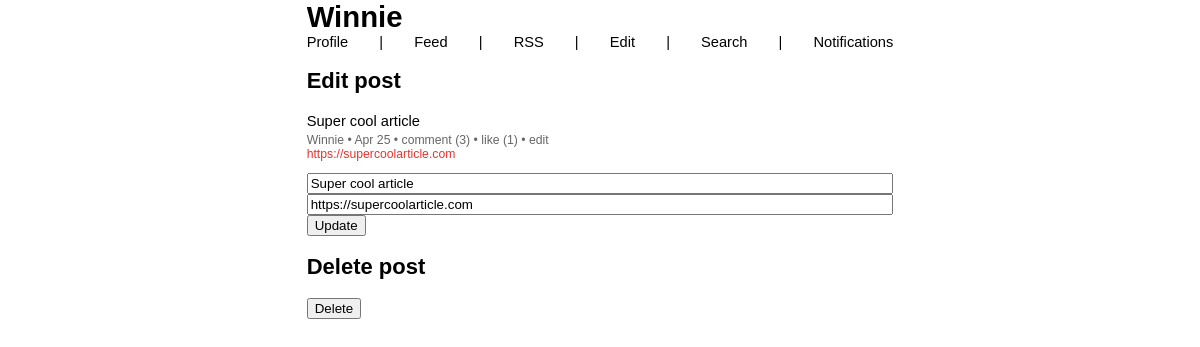
The app's page /Linkfeed/post/edit/3/ (signed in) with its own data.
### Linkfeed/models.py (models this page shows, shortened)
class Profile(models.Model):
    user = models.OneToOneField(User, on_delete=models.CASCADE)
    display_name = models.CharField(max_length=255, blank=True, null=True)
    follower = models.ManyToManyField(User, blank=True, related_name="follower_user")
    following = models.ManyToManyField(User, blank=True, related_name="following_user")
    domain = models.URLField(blank=True, null=True)

class Post(models.Model):
    user = models.ForeignKey(User, on_delete=models.CASCADE, related_name="posts")
    title = models.CharField(blank=True, max_length=255)
    body = models.URLField(blank=True, null=True)
    likes = models.ManyToManyField(User, related_name="blog_posts")
    timestamp = models.DateTimeField(auto_now_add=False, null=True)
    is_rss_feed_post = models.BooleanField(default=False)
    def total_comments(self):
        return self.comments.count()
    def total_likes(self):
        return self.likes.count()

class User(AbstractUser):
    pass

### Linkfeed/views.py (the view)
# urls.py: path("post/edit/<int:post_id>/", views.edit_post, name="edit_post"),
@login_required
def edit_post(request, post_id):
    if request.method == "POST":
        post = get_object_or_404(Post, id=post_id)
        if request.user.is_authenticated and post.user == request.user:
            post_title = request.POST.get("title")
            if post_title:
                post.title = post_title
            post_body = request.POST.get("body")
            if post_body:
                post.body = post_body
            post.save()
            return redirect("post", post_id=post_id)
        else:
            return HttpResponseForbidden("You are not authorized to edit this post.")
    elif request.method == "GET":
        profile = Profile.objects.get(user=request.user)
        post = get_object_or_404(Post, id=post_id)
        if request.user == post.user:
            return render(request, "Linkfeed/edit_post.html", {"post": post, "profile": profile})
        else:
            return HttpResponseForbidden("You are not authorized to edit this post.")

### Linkfeed/templatetags/custom_filters.py (called while the page is built)
@register.filter
def smart_date(value):
    now = timezone.now()
    diff = now - value
    if diff.days < 1:
        return naturaltime(value)
    elif value.year == now.year:
        return value.strftime("%b %d")
    else:
        return value.strftime("%b %d, %Y")

### Linkfeed/templates/Linkfeed/edit_post.html (shortened to what this page needs)
{% extends "Linkfeed/layouts.html" %}
{% block name %}
    {{ profile.display_name }}
{% endblock %}
{% block body %}
    <h2>
        Edit post
    </h2>
    {% if post %}
        {% include 'Linkfeed/posts.html' %}
    {% endif %}
    <form method="post" action="{% url 'edit_post' post.id %}">
        <input type="text" name="title" placeholder="Title" value="{{ post.title }}">
        <input type="url" name="body" placeholder="URL" value="{{ post.body }}">
        <button type="submit">Update</button>
    </form>
    <h2>
        Delete post
    </h2>
    <form method="post" action="{% url 'delete_post' post.id %}">
        <button type="submit">Delete</button>
    </form>
{% endblock %}

### Linkfeed/templates/Linkfeed/posts.html
{% load custom_filters %}
<p class="my-0">
    <a href="{{ post.body }}" target="_blank">{{ post.title }}</a>
</p>
<p class="small grey my-0 pt-1">
    <a href="{% url 'profile' post.user.username %}" target="_blank">
        {{ post.user.profile.display_name }}
    </a> •
    {{ post.timestamp|smart_date|capfirst }} •
    <a href="{% url 'post' post.id %}">
        comment {% if post.total_comments %}({{post.total_comments}}){% endif %}
    </a> •
    {% if request.user.is_authenticated %}
    <a href="#" id="like-{{ post.id }}" onclick="likePost('{{ post.id }}')">
        {% if post.liked %}liked{% else %}like{% endif %}
        {% if post.total_likes %}({{post.total_likes}}){% endif %}
    </a>
    {% else %}
    <a href="{% url 'login' %}?next={{ request.path }}">
        {% if post.liked %}liked{% else %}like{% endif %}
        {% if post.total_likes %}({{post.total_likes}}){% endif %}
    </a>
    {% endif %}
    {% if request.user == post.user %}
    • <a href="{% url 'edit_post' post.id %}">edit</a>
    {% endif %}
</p>
<p class="small red mt-0">
    <a href="{{ post.body }}" target="_blank">{{ post.body }}</a>
</p>

### Linkfeed/static/Linkfeed/style.css (style rules this page uses)
body { font-family: Verdana, Geneva, Tahoma, sans-serif; max-width:40em; font-size: 11pt; margin: 0 auto; padding-right: .5em; padding-left: .5em; overflow-x: hidden; overflow-y: scroll; }
a { text-decoration: none; color: inherit; overflow-wrap:anywhere; }
.small { font-size: smaller; }
.grey { color: #666; }
.red { color: #EA322E; }
input, textarea { width: 100%; }

### records on screen
Profile: display_name "Winnie"
Post: title "Super cool article", user.profile.display_name "Winnie", timestamp|smart_date "Apr 25", total_comments "3", total_likes "1", body "https://supercoolarticle.com"
